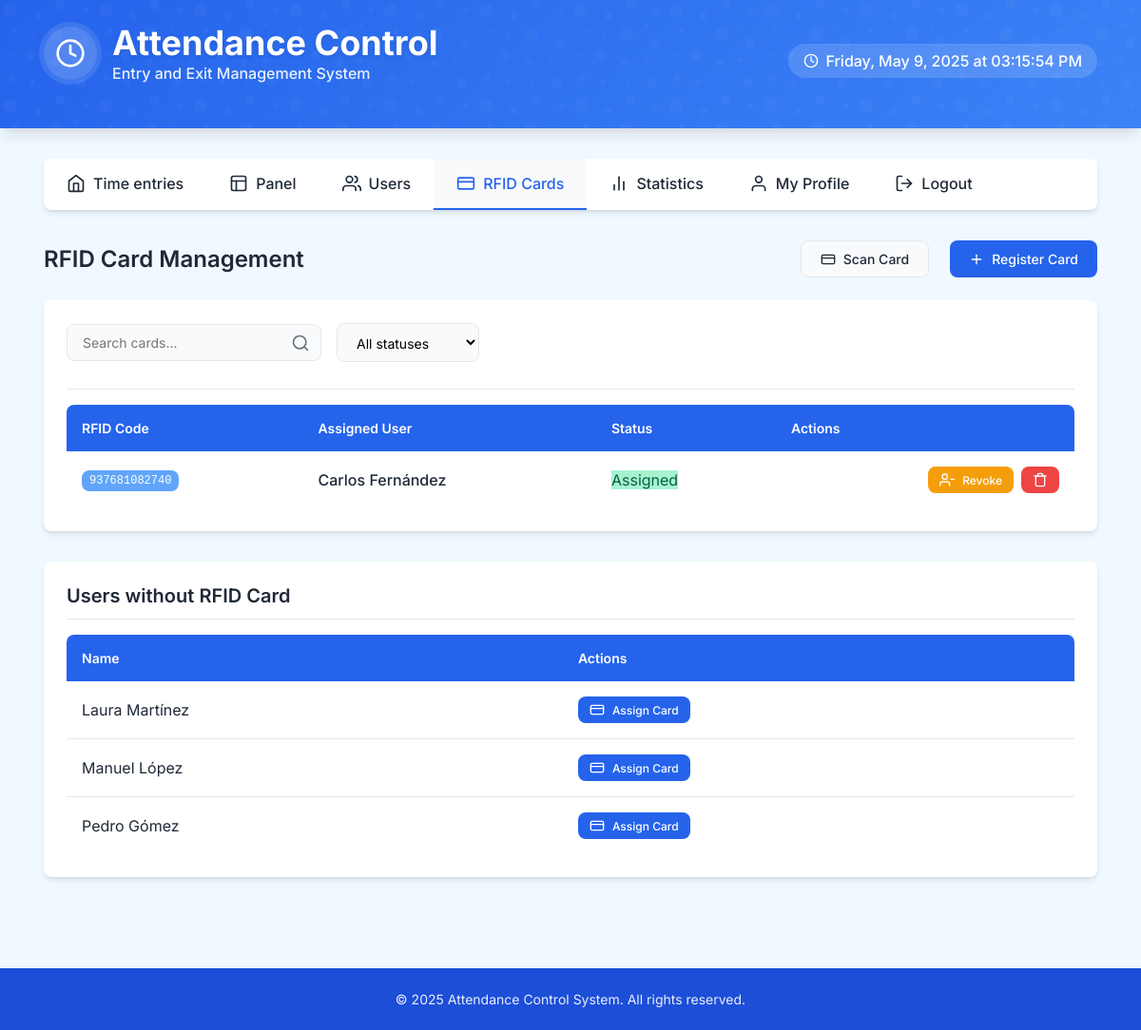
The app's page /code/tarjetas.php (signed in) with its own data.
### tables this page shows
CREATE TABLE `tarjetas` (
  `id` int(11) NOT NULL,
  `usuario_id` int(11) DEFAULT NULL,
  `rfid_code` varchar(50) NOT NULL
);

CREATE TABLE `usuarios` (
  `id` int(11) NOT NULL,
  `nombre` varchar(100) NOT NULL,
  `apellido` varchar(100) NOT NULL,
  `email` varchar(150) NOT NULL,
  `password` varchar(255) DEFAULT NULL,
  `rol_id` int(11) DEFAULT NULL
);

### code/tarjetas.php (the view, shortened to what this page needs)
<?php
require_once 'includes/db_connection.php';
$cards = array();
$cardsQuery = "SELECT t.id, t.rfid_code, t.usuario_id, u.nombre, u.apellido
             FROM tarjetas t
             LEFT JOIN usuarios u ON t.usuario_id = u.id
             ORDER BY t.rfid_code";
$cardsResult = $conn->query($cardsQuery);
if ($cardsResult) {
  while ($row = $cardsResult->fetch_assoc()) {
    $cards[] = $row;
  }
}
$usersWithoutCards = array();
$usersQuery = "SELECT u.id, u.nombre, u.apellido
             FROM usuarios u
             LEFT JOIN tarjetas t ON u.id = t.usuario_id
             WHERE t.id IS NULL
             ORDER BY u.nombre, u.apellido";
$usersResult = $conn->query($usersQuery);
if ($usersResult) {
  while ($row = $usersResult->fetch_assoc()) {
    $usersWithoutCards[] = $row;
  }
}
include 'includes/header.php';
?>
<div class="page-header">
  <h2>RFID Card Management</h2>
  <div class="header-actions">
    <button type="button" id="scanRfidBtn" class="btn btn-secondary">
      <svg xmlns="http://www.w3.org/2000/svg" viewBox="0 0 24 24" fill="none" stroke="currentColor" stroke-width="2" stroke-linecap="round" stroke-linejoin="round">
        <rect x="2" y="5" width="20" height="14" rx="2"></rect>
        <line x1="2" y1="10" x2="22" y2="10"></line>
      </svg>
      Scan Card
    </button>
    <button type="button" class="btn btn-primary" data-modal-target="registerRfidModal" style="margin-left: 10px;">
      <svg xmlns="http://www.w3.org/2000/svg" viewBox="0 0 24 24" fill="none" stroke="currentColor" stroke-width="2" stroke-linecap="round" stroke-linejoin="round">
        <line x1="12" y1="5" x2="12" y2="19"></line>
        <line x1="5" y1="12" x2="19" y2="12"></line>
      </svg>
      Register Card
    </button>
  </div>
</div>
<div class="card">
  <div class="card-header">
    <div class="search-filter">
      <div class="search-box">
        <input type="text" id="searchRfid" class="form-control" placeholder="Search cards...">
        <svg xmlns="http://www.w3.org/2000/svg" viewBox="0 0 24 24" fill="none" stroke="currentColor" stroke-width="2" stroke-linecap="round" stroke-linejoin="round">
          <circle cx="11" cy="11" r="8"></circle>
          <line x1="21" y1="21" x2="16.65" y2="16.65"></line>
        </svg>
      </div>
      <div class="filter-options">
        <select id="filterStatus" class="form-control">
          <option value="">All statuses</option>
        </select>
      </div>
        </div>
      </div>
      <div class="table-container">
        <table id="rfidTable">
      <thead>
        <tr>
          <th>RFID Code</th>
          <th>Assigned User</th>
          <th>Status</th>
          <th>Actions</th>
        </tr>
      </thead>
      <tbody>
        <?php if (empty($cards)): ?>
          <tr>
            <td colspan="4" class="text-center">No RFID cards registered.</td>
          </tr>
        <?php else: ?>
          <?php foreach ($cards as $card): ?>
          <tr data-status="<?php echo $card['usuario_id'] ? 'assigned' : 'unassigned'; ?>">
            <td data-label="Código RFID">
              <span class="rfid-code"><?php echo $card['rfid_code']; ?></span>
            </td>
            <td data-label="Usuario Asignado">
              <?php if ($card['usuario_id']): ?>
                <span class="user-name"><?php echo $card['nombre'] . ' ' . $card['apellido']; ?></span>
                <?php else: ?>
                <span class="no-user">Unassigned</span>
              <?php endif; ?>
            </td>
            <td data-label="Estado">
              <span class="badge <?php echo $card['usuario_id'] ? 'badge-success' : 'badge-warning'; ?>">
                <?php echo $card['usuario_id'] ? 'Assigned' : 'Unassigned'; ?>
              </span>
            </td>
            <td data-label="Acciones">
              <div class="action-buttons">
                <?php if (!$card['usuario_id']): ?>
                <button class="btn btn-sm btn-primary assign-card" data-card-id="<?php echo $card['id']; ?>">
                  <svg xmlns="http://www.w3.org/2000/svg" viewBox="0 0 24 24" fill="none" stroke="currentColor" stroke-width="2" stroke-linecap="round" stroke-linejoin="round">
                    <path d="M16 21v-2a4 4 0 0 0-4-4H5a4 4 0 0 0-4 4v2"></path>
                    <circle cx="8.5" cy="7" r="4"></circle>
                    <line x1="20" y1="8" x2="20" y2="14"></line>
                    <line x1="23" y1="11" x2="17" y2="11"></line>
                  </svg>
                  Assign
                </button>
                <?php else: ?>
                <button class="btn btn-sm btn-warning revoke-card" data-card-id="<?php echo $card['id']; ?>">
                  <svg xmlns="http://www.w3.org/2000/svg" viewBox="0 0 24 24" fill="none" stroke="currentColor" stroke-width="2" stroke-linecap="round" stroke-linejoin="round">
                    <path d="M16 21v-2a4 4 0 0 0-4-4H5a4 4 0 0 0-4 4v2"></path>
                    <circle cx="8.5" cy="7" r="4"></circle>
                    <line x1="18" y1="11" x2="23" y2="11"></line>
                  </svg>
                  Revoke
                </button>
                <?php endif; ?>
                <button class="btn btn-sm btn-danger delete-card" data-card-id="<?php echo $card['id']; ?>">
                  <svg xmlns="http://www.w3.org/2000/svg" viewBox="0 0 24 24" fill="none" stroke="currentColor" stroke-width="2" stroke-linecap="round" stroke-linejoin="round">
                    <polyline points="3 6 5 6 21 6"></polyline>
                    <path d="M19 6v14a2 2 0 0 1-2 2H7a2 2 0 0 1-2-2V6m3 0V4a2 2 0 0 1 2-2h4a2 2 0 0 1 2 2v2"></path>
                  </svg>
                </button>
              </div>
            </td>
          </tr>
          <?php endforeach; ?>
        <?php endif; ?>
      </tbody>
    </table>
  </div>
</div>
<div class="card">
  <div class="card-header">
    <h3 class="card-title">Users without RFID Card</h3>
  </div>
  <div class="table-container">
    <table id="usersWithoutRfidTable">
      <thead>
        <tr>
          <th>Name</th>
          <th>Actions</th>
        </tr>
      </thead>
      <tbody>
        <?php if (empty($usersWithoutCards)): ?>
          <tr>
        <td colspan="2" class="text-center">No users without RFID card.</td>
          </tr>
        <?php else: ?>
          <?php foreach ($usersWithoutCards as $user): ?>
          <tr>
            <td data-label="Nombre"><?php echo $user['nombre'] . ' ' . $user['apellido']; ?></td>
            <td data-label="Acciones">
              <button class="btn btn-sm btn-primary assign-to-user" data-user-id="<?php echo $user['id']; ?>" data-user-name="<?php echo $user['nombre'] . ' ' . $user['apellido']; ?>">
                <svg xmlns="http://www.w3.org/2000/svg" viewBox="0 0 24 24" fill="none" stroke="currentColor" stroke-width="2" stroke-linecap="round" stroke-linejoin="round">
                  <rect x="2" y="5" width="20" height="14" rx="2"></rect>
                  <line x1="2" y1="10" x2="22" y2="10"></line>
                </svg>
                Assign Card
              </button>
            </td>
          </tr>
          <?php endforeach; ?>
        <?php endif; ?>
      </tbody>
    </table>
  </div>
</div>
<?php
include 'includes/footer.php';
?>

### code/css/tarjetas.css (style rules this page uses)
.page-header { display: flex; justify-content: space-between; align-items: center; margin-bottom: 1.5rem; }
.page-header h2 { font-size: 1.5rem; font-weight: 600; color: var(--text); margin: 0; }
.header-actions { display: flex; gap: 0.75rem; }
.search-filter { display: flex; flex-wrap: wrap; gap: 1rem; align-items: center; margin-bottom: 1rem; }
.search-box { position: relative; flex: 1; min-width: 200px; }
.search-box input { padding-right: 2.5rem; }
.search-box svg { position: absolute; right: 0.75rem; top: 50%; transform: translateY(-50%); width: 1.25rem; height: 1.25rem; color: var(--text-light); }
.filter-options { display: flex; gap: 0.75rem; }
.filter-options select { min-width: 150px; }
.action-buttons { display: flex; gap: 0.5rem; justify-content: flex-end; }
.action-buttons .btn svg { width: 1rem; height: 1rem; }
.rfid-code { display: inline-block; background-color: var(--primary-light); color: white; padding: 0.25rem 0.5rem; border-radius: var(--radius); font-size: 0.75rem; font-family: monospace; }
.user-name { font-weight: 500; }
.badge-success { background-color: #a7f3d0; color: #065f46; }

### code/css/common.css (style rules this page uses)
* { margin: 0; padding: 0; box-sizing: border-box; font-family: "Inter", "Segoe UI", system-ui, -apple-system, sans-serif; }
:root { --primary: #2563eb; --primary-dark: #1d4ed8; --primary-light: #60a5fa; --primary-gradient: linear-gradient(135deg, #2563eb 0%, #3b82f6 100%); --secondary: #f9fafb; --text: #1f2937; --text-light: #6b7280; --border: #e5e7eb; --background: #f0f9ff; --card: #ffffff; --shadow: 0 4px 6px -1px rgba(0, 0, 0, 0.1), 0 2px 4px -1px rgba(0, 0, 0, 0.06); --shadow-lg: 0 10px 15px -3px rgba(0, 0, 0, 0.1), 0 4px 6px -2px rgba(0, 0, 0, 0.05); --radius: 8px; --transition: all 0.2s ease; }
body { background-color: var(--background); color: var(--text); padding: 0; position: relative; min-height: 100vh; z-index: 1; }
.card { background-color: var(--card); border-radius: var(--radius); box-shadow: var(--shadow); padding: 1.5rem; margin-bottom: 2rem; }
.card-header { display: flex; justify-content: space-between; align-items: center; margin-bottom: 1rem; padding-bottom: 0.75rem; border-bottom: 1px solid var(--border); }
.card-title { font-size: 1.25rem; font-weight: 600; color: var(--text); margin: 0; }
.form-control { width: 100%; padding: 0.625rem 1rem; border: 1px solid var(--border); border-radius: var(--radius); background-color: var(--secondary); font-size: 0.875rem; transition: var(--transition); }
button { padding: 0.625rem 1.25rem; border-radius: var(--radius); font-size: 0.875rem; font-weight: 500; cursor: pointer; transition: all 0.2s ease; border: none; display: inline-flex; align-items: center; justify-content: center; gap: 0.5rem; }
.btn-primary { background-color: var(--primary); color: white; }
.btn-secondary { background-color: var(--secondary); color: var(--text); border: 1px solid var(--border); }
.btn-danger { background-color: #ef4444; color: white; }
.btn-warning { background-color: #f59e0b; color: white; }
.btn-sm { padding: 0.375rem 0.75rem; font-size: 0.75rem; }
button svg { width: 1rem; height: 1rem; }
.table-container { overflow-x: auto; }
table { width: 100%; border-collapse: separate; border-spacing: 0; border-radius: var(--radius); overflow: hidden; }
thead { background-color: var(--primary); color: white; }
thead th { text-align: left; padding: 1rem; font-weight: 600; font-size: 0.875rem; }
tbody td { padding: 1rem; border-bottom: 1px solid var(--border); }
tbody tr:last-child td { border-bottom: none; }

### records on screen
tarjetas: rfid_code "937681082740", usuario.nombre "Carlos", usuario.apellido "Fernández", shows "Assigned"
usuarios: nombre "Laura", apellido "Martínez"
usuarios: nombre "Manuel", apellido "López"
usuarios: nombre "Pedro", apellido "Gómez"
